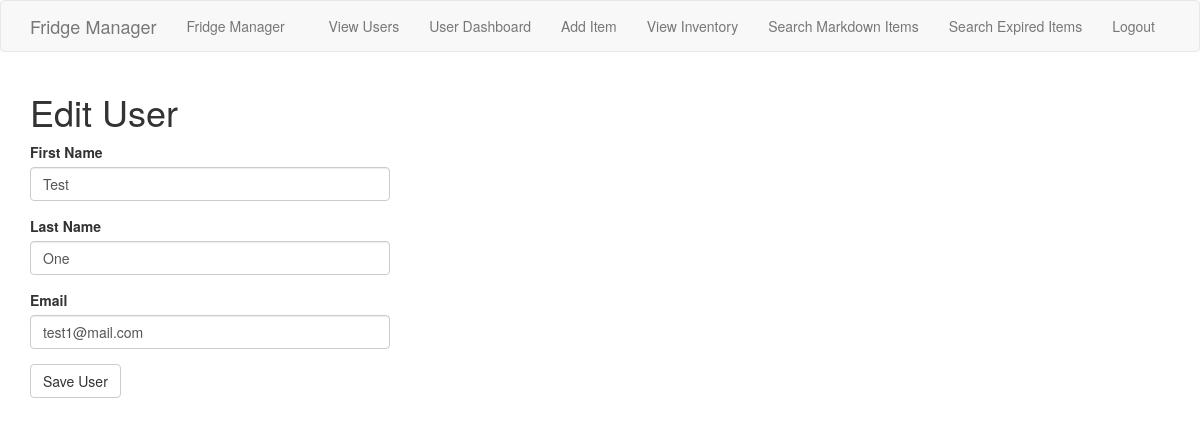
Screenshot of /edit_user/1 (signed in) with the database file from the repository.
### app/models.py (models this page shows, shortened)
class User(UserMixin, db.Model):
    id = db.Column(db.Integer, primary_key=True)
    first_name = db.Column(db.String(32), index=True)
    last_name = db.Column(db.String(32), index=True)
    username = db.Column(db.String(64), index=True, unique=True)
    email = db.Column(db.String(120), index=True, unique=True)
    password_hash = db.Column(db.String(128))

### app/routes.py (the view, shortened to what this page needs)
@app.route('/edit_user/<user_id>', methods=['GET', 'POST'])
@login_required
def edit_user(user_id):
    user = User.query.get(int(user_id))
    form = UserForm()
    form.first_name.data = user.first_name
    form.last_name.data = user.last_name
    form.email.data = user.email
    return render_template('edit_user.html', title='Edit User', form=form)

### app/forms.py
class UserForm(UserBase):
    submit = SubmitField('Save User')

### app/models.py (called while the page is built)
@login.user_loader
def load_user(id):
    return User.query.get(int(id))

### app/templates/edit_user.html
{% extends "base.html" %}
{% import 'bootstrap/wtf.html' as wtf %}
{% block app_content %}
    <h1>Edit User</h1>
    <div class="row">
        <div class="col-md-4">
            {{ wtf.quick_form(form) }}
        </div>
    </div>
{% endblock %}

### rows the page displays
User: first_name "Test", last_name "One", email "test1@mail.com"
